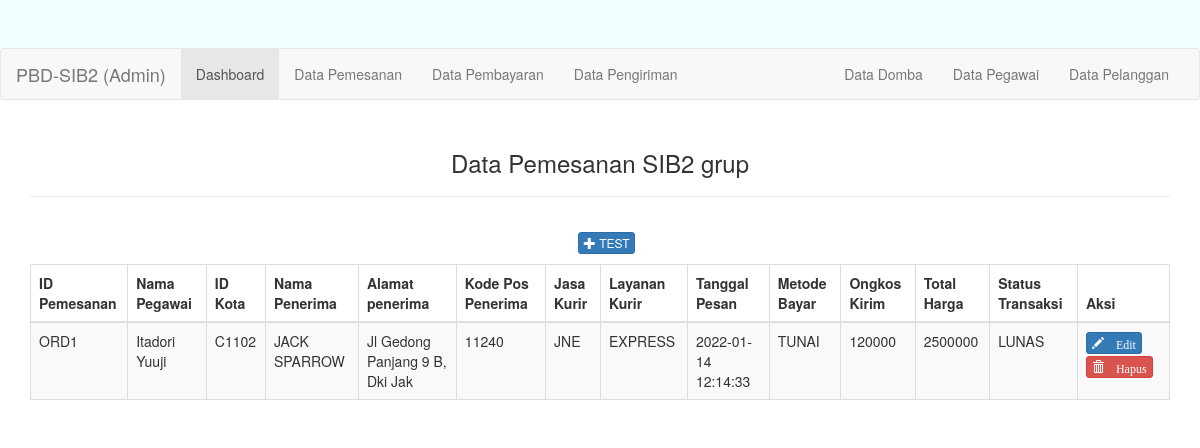
Page /pemesanan.php on the earlier database version.
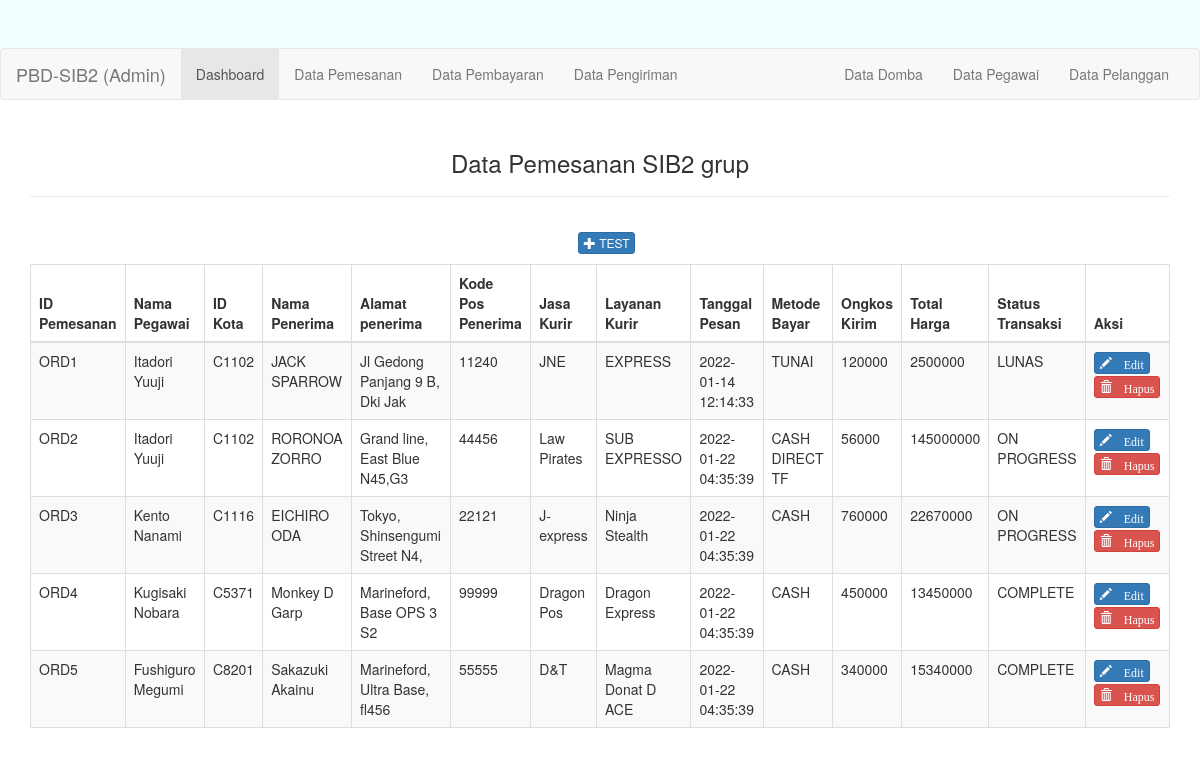
Same page on the later database version.
### tables this page shows
CREATE TABLE `pemesanan` (
  `ID_PEMESANAN` char(5) NOT NULL,
  `ID_PEGAWAI` char(5) NOT NULL,
  `ID_KOTA` char(5) NOT NULL,
  `NAMA_PENERIMA` varchar(30) NOT NULL,
  `ALAMAT_PENERIMA` varchar(30) NOT NULL,
  `KODE_POS_PENERIMA` char(5) NOT NULL,
  `JASA_KURIR` varchar(15) NOT NULL,
  `LAYANAN_KURIR` varchar(50) NOT NULL,
  `TGL_PESAN` timestamp NOT NULL DEFAULT current_timestamp() ON UPDATE current_timestamp(),
  `JENIS_BAYAR` varchar(50) NOT NULL,
  `ONGKOS_KIRIM` decimal(12,0) NOT NULL,
  `TOTAL_HARGA` decimal(12,0) NOT NULL,
  `STATUS_TRANSAKSI` varchar(50) NOT NULL
);

CREATE TABLE `pegawai` (
  `ID_PEGAWAI` char(5) NOT NULL,
  `NAMA_PEGAWAI` varchar(30) NOT NULL,
  `ALAMAT_PEGAWAI` varchar(50) NOT NULL,
  `KODEPOS_PEGAWAI` char(5) NOT NULL,
  `USERNAMEPEG` varchar(15) NOT NULL,
  `PASSWORDPEG` varchar(18) NOT NULL,
  `STATUS_PEGAWAI` char(1) NOT NULL
);

### pemesanan.php (the view, shortened to what this page needs)
<?php
require_once 'config/database.php';
$query = "
SELECT
A.ID_PEMESANAN,
B.NAMA_PEGAWAI,
A.ID_KOTA,
A.NAMA_PENERIMA,
A.ALAMAT_PENERIMA,
A.KODE_POS_PENERIMA,
A.JASA_KURIR,
A.LAYANAN_KURIR,
A.TGL_PESAN,
A.JENIS_BAYAR,
A.ONGKOS_KIRIM,
A.TOTAL_HARGA,
A.STATUS_TRANSAKSI
from pemesanan A INNER JOIN pegawai B
ON A.ID_PEGAWAI=B.ID_PEGAWAI
GROUP BY A.ID_PEMESANAN
";
$sql = mysqli_query($db, $query);
?>
<!DOCTYPE html>
<html>
	<head>
		<link rel="stylesheet" type="text/css" href="asset/css/bootstrap.min.css">
	</head>
	<body>
	<div class="jumbotron text-center" style="background:azure; height: 100px;">
	<nav class="navbar navbar-default">
  <div class="container-fluid">
    <div class="navbar-header">
      <a class="navbar-brand" href="#">PBD-SIB2 (Admin)</a>
    </div>
    <div class="collapse navbar-collapse" id="bs-example-navbar-collapse-1">
      <ul class="nav navbar-nav">
        <li class="active"><a href="./">Dashboard<span class="sr-only">(current)</span></a></li>
		<li><a href="./pemesanan.php">Data Pemesanan</a></li>
		<li><a href="./pembayaran.php">Data Pembayaran</a></li>
        <li><a href="./pengiriman.php">Data Pengiriman</a></li>
      </ul>
      <ul class="nav navbar-nav navbar-right">
	  <li><a href="./domba.php">Data Domba</a></li>
	  <li><a href="./pegawai.php">Data Pegawai</a></li>
	  <li><a href="./pelanggan.php">Data Pelanggan</a></li>
      </ul>
    </div>
  </div>
</nav>
	</div>
		<div class="container">
			<div class="row">
				<div class="col-xs-12 col-sm-12 col-md-12">
					<div class="text-center">
						<h3>Data Pemesanan SIB2 grup</h3><hr>
						<p style="padding:10pt 0pt 0pt 10pt;">
							<a href="pages/tambah_domba.php" class="btn btn-xs btn-primary"><span class="glyphicon glyphicon-plus"></span> TEST </a>
						</p>
					</div>
					<div class="table-responsive">
						<table class="table table-striped table-bordered">
							<thead>
								<tr>
									<th>ID Pemesanan</th>
									<th>Nama Pegawai</th>
									<th>ID Kota</th>
									<th>Nama Penerima</th>
									<th>Alamat penerima</th>
									<th>Kode Pos Penerima</th>
									<th>Jasa Kurir</th>
									<th>Layanan Kurir</th>
									<th>Tanggal Pesan</th>
									<th>Metode Bayar</th>
									<th>Ongkos Kirim</th>
									<th>Total Harga</th>
									<th>Status Transaksi</th>
									<th>Aksi</th>
								</tr>
							</thead>
							<tbody>
							<?php foreach ($sql as $member) : ?>
								<tr>
									<td><?php echo $member['ID_PEMESANAN']; ?></td>
									<td><?php echo $member['NAMA_PEGAWAI']; ?></td>
									<td><?php echo $member['ID_KOTA']; ?></td>
									<td><?php echo $member['NAMA_PENERIMA']; ?></td>
									<td><?php echo $member['ALAMAT_PENERIMA']; ?></td>
									<td><?php echo $member['KODE_POS_PENERIMA']; ?></td>
									<td><?php echo $member['JASA_KURIR']; ?></td>
									<td><?php echo $member['LAYANAN_KURIR']; ?></td>
									<td><?php echo $member['TGL_PESAN']; ?></td>
									<td><?php echo $member['JENIS_BAYAR']; ?></td>
									<td><?php echo $member['ONGKOS_KIRIM']; ?></td>
									<td><?php echo $member['TOTAL_HARGA']; ?></td>
									<td><?php echo $member['STATUS_TRANSAKSI']; ?></td>
									<td>
										<a href="pages/edit_domba.php?id=<?php echo $member['ID_PEMESANAN']; ?>
										" class="btn btn-xs btn-primary"><span class="glyphicon glyphicon-pencil"> Edit</span></a>
										<a href="process/hapus_domba_proses.php?id=<?php echo $member['ID_PEMESANAN']; ?>
										" class="btn btn-xs btn-danger"><span class="glyphicon glyphicon-trash"> Hapus</span></a>
									</td>
								</tr>
							<?php endforeach; ?>
							</tbody>
						</table>
					</div>
				</div>
			</div>
		</div>
	</body>
</html>

Differences in the rows shown:
added pemesanan: ID_PEMESANAN "ORD2", ID_PEGAWAI.NAMA_PEGAWAI "Itadori Yuuji", ID_KOTA "C1102", NAMA_PENERIMA "RORONOA ZORRO", ALAMAT_PENERIMA "Grand line, East Blue N45,G3", KODE_POS_PENERIMA "44456", JASA_KURIR "Law Pirates", LAYANAN_KURIR "SUB EXPRESSO", TGL_PESAN "2022-01-22 04:35:39", JENIS_BAYAR "CASH DIRECT TF", ONGKOS_KIRIM "56000", TOTAL_HARGA "145000000", STATUS_TRANSAKSI "ON PROGRESS"
added pemesanan: ID_PEMESANAN "ORD3", ID_PEGAWAI.NAMA_PEGAWAI "Kento Nanami", ID_KOTA "C1116", NAMA_PENERIMA "EICHIRO ODA", ALAMAT_PENERIMA "Tokyo, Shinsengumi Street N4,", KODE_POS_PENERIMA "22121", JASA_KURIR "J-express", LAYANAN_KURIR "Ninja Stealth", TGL_PESAN "2022-01-22 04:35:39", JENIS_BAYAR "CASH", ONGKOS_KIRIM "760000", TOTAL_HARGA "22670000", STATUS_TRANSAKSI "ON PROGRESS"
added pemesanan: ID_PEMESANAN "ORD4", ID_PEGAWAI.NAMA_PEGAWAI "Kugisaki Nobara", ID_KOTA "C5371", NAMA_PENERIMA "Monkey D Garp", ALAMAT_PENERIMA "Marineford, Base OPS 3 S2", KODE_POS_PENERIMA "99999", JASA_KURIR "Dragon Pos", LAYANAN_KURIR "Dragon Express", TGL_PESAN "2022-01-22 04:35:39", JENIS_BAYAR "CASH", ONGKOS_KIRIM "450000", TOTAL_HARGA "13450000", STATUS_TRANSAKSI "COMPLETE"
added pemesanan: ID_PEMESANAN "ORD5", ID_PEGAWAI.NAMA_PEGAWAI "Fushiguro Megumi", ID_KOTA "C8201", NAMA_PENERIMA "Sakazuki Akainu", ALAMAT_PENERIMA "Marineford, Ultra Base, fl456", KODE_POS_PENERIMA "55555", JASA_KURIR "D&T", LAYANAN_KURIR "Magma Donat D ACE", TGL_PESAN "2022-01-22 04:35:39", JENIS_BAYAR "CASH", ONGKOS_KIRIM "340000", TOTAL_HARGA "15340000", STATUS_TRANSAKSI "COMPLETE"
